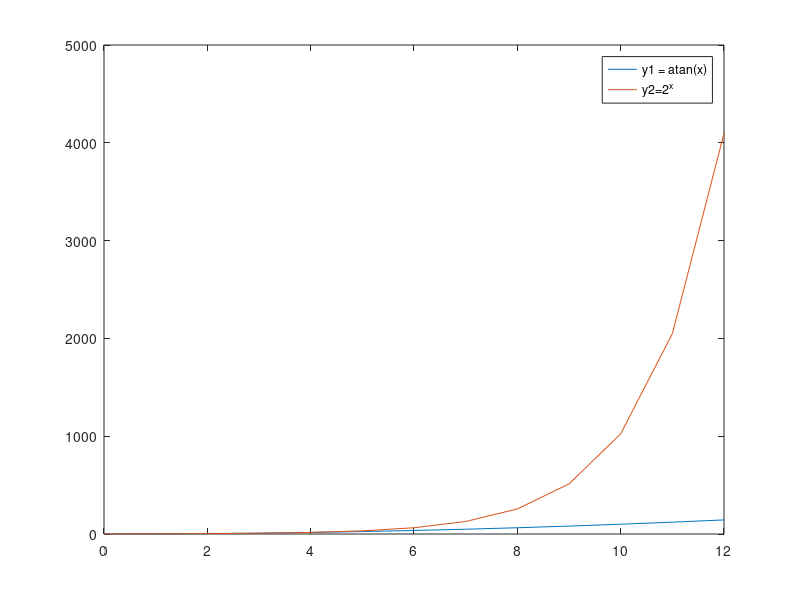

Source code (MATLAB):
% Definindo o intervalo de x
x = 0:1:12;

% Calculando as funções
y1 = x.^2;
y2 = 2.^x;


% Plotando os gráficos
plot(x, y1, x, y2);

% Adicionando a legenda
legend('y1 = atan(x)', 'y2=2^x' );